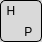
              <widget class="QWidget" name="key_H" native="true">
               <property name="minimumSize">
                <size>
                 <width>42</width>
                 <height>42</height>
                </size>
               </property>
               <property name="maximumSize">
                <size>
                 <width>42</width>
                 <height>42</height>
                </size>
               </property>
               <property name="styleSheet">
                <string notr="true">border: 1px solid black;
background-color: #D9D9D9; 
border-radius: 5px;
 color: black; 
</string>
               </property>
               <layout class="QGridLayout" name="gridLayout_40" rowstretch="0,0,0,0" columnstretch="0,0,0">
                <property name="leftMargin">
                 <number>0</number>
                </property>
                <property name="topMargin">
                 <number>0</number>
                </property>
                <property name="rightMargin">
                 <number>0</number>
                </property>
                <property name="bottomMargin">
                 <number>0</number>
                </property>
                <property name="spacing">
                 <number>0</number>
                </property>
                <item row="3" column="2">
                 <widget class="QLabel" name="label_99">
                  <property name="styleSheet">
                   <string notr="true">border: none;  background: transparent</string>
                  </property>
                  <property name="text">
                   <string> Р</string>
                  </property>
                 </widget>
                </item>
                <item row="3" column="0">
                 <widget class="QLabel" name="label_100">
                  <property name="styleSheet">
                   <string notr="true">border: none; background: transparent</string>
                  </property>
                  <property name="text">
                   <string/>
                  </property>
                 </widget>
                </item>
                <item row="2" column="0">
                 <widget class="QLabel" name="label_101">
                  <property name="styleSheet">
                   <string notr="true">border: none;  background: transparent</string>
                  </property>
                  <property name="text">
                   <string>  H</string>
                  </property>
                 </widget>
                </item>
               </layout>
              </widget>
